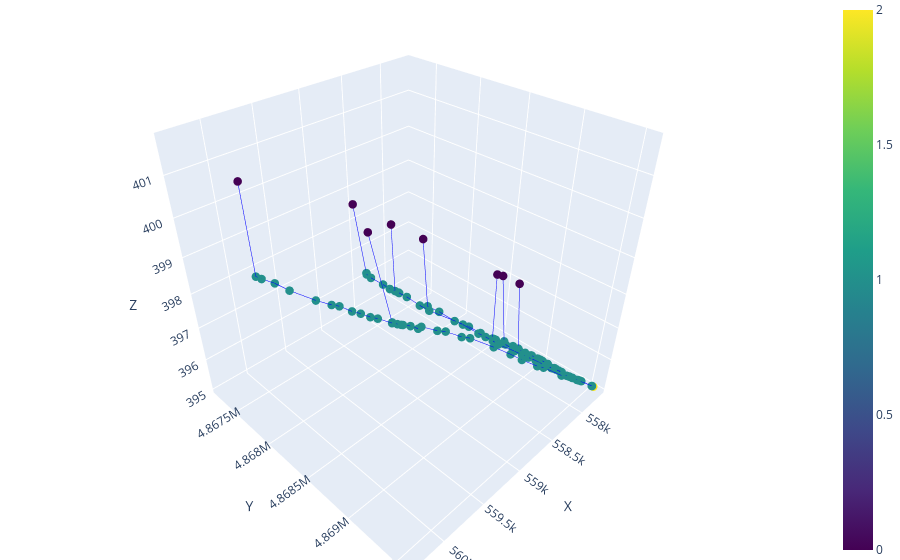

Notebook cell for this chart:
### Code cell
plot_3D_network(nodes, edges, node_color = 'type')

### Figure 1 — Plotly figure (JSON) as saved in the notebook; plotly's stock layout.template omitted (floating-point values rounded to 4 significant figures)
{"data": [{"line": {"color": "blue", "width": 1}, "mode": "lines", "showlegend": false, "type": "scatter3d", "x": [558515, 558500.0], "y": [4867230, 4867000.0], "z": [398.6, 396.5]}, {"line": {"color": "blue", "width": 1}, "mode": "lines", "showlegend": false, "type": "scatter3d", "x": [558000.0, 558000.0], "y": [4869000.0, 4869000.0], "z": [395.6, 395.6]}, {"line": {"color": "blue", "width": 1}, "mode": "lines", "showlegend": false, "type": "scatter3d", "x": [558000.0, 557900.0], "y": [4869000.0, 4869000.0], "z": [395.6, 395.5]}, {"line": {"color": "blue", "width": 1}, "mode": "lines", "showlegend": false, "type": "scatter3d", "x": [558000.0, 558000.0], "y": [4869000.0, 4869000.0], "z": [395.6, 395.6]}, {"line": {"color": "blue", "width": 1}, "mode": "lines", "showlegend": false, "type": "scatter3d", "x": [557900.0, 557952], "y": [4869000.0, 4868811], "z": [395.5, 397.6]}, {"line": {"color": "blue", "width": 1}, "mode": "lines", "showlegend": false, "type": "scatter3d", "x": [557900.0, 557900.0], "y": [4869000.0, 4869000.0], "z": [395.5, 395.5]}, {"line": {"color": "blue", "width": 1}, "mode": "lines", "showlegend": false, "type": "scatter3d", "x": [558200.0, 558300.0], "y": [4869000.0, 4869000.0], "z": [395.9, 396.1]}, {"line": {"color": "blue", "width": 1}, "mode": "lines", "showlegend": false, "type": "scatter3d", "x": [558200.0, 558081], "y": [4869000.0, 4869000.0], "z": [395.9, 395.8]}, {"line": {"color": "blue", "width": 1}, "mode": "lines", "showlegend": false, "type": "scatter3d", "x": [557900.0, 557900.0], "y": [4869000.0, 4869000.0], "z": [395.5, 395.5]}, {"line": {"color": "blue", "width": 1}, "mode": "lines", "showlegend": false, "type": "scatter3d", "x": [557900.0, 557900.0], "y": [4869000.0, 4869000.0], "z": [395.5, 395.5]}, {"line": {"color": "blue", "width": 1}, "mode": "lines", "showlegend": false, "type": "scatter3d", "x": [557900.0, 557900.0], "y": [4869000.0, 4869000.0], "z": [395.5, 395.5]}, {"line": {"color": "blue", "width": 1}, "mode": "lines", "showlegend": false, "type": "scatter3d", "x": [557900.0, 557900.0], "y": [4869000.0, 4869000.0], "z": [395.5, 395.4]}, {"line": {"color": "blue", "width": 1}, "mode": "lines", "showlegend": false, "type": "scatter3d", "x": [557900.0, 557861], "y": [4869000.0, 4869251], "z": [395.5, 395.4]}, {"line": {"color": "blue", "width": 1}, "mode": "lines", "showlegend": false, "type": "scatter3d", "x": [557900.0, 557800.0], "y": [4869000.0, 4869376], "z": [395.4, 395.4]}, {"line": {"color": "blue", "width": 1}, "mode": "lines", "showlegend": false, "type": "scatter3d", "x": [558081, 558000.0], "y": [4869000.0, 4869361], "z": [395.8, 395.6]}, {"line": {"color": "blue", "width": 1}, "mode": "lines", "showlegend": false, "type": "scatter3d", "x": [558200.0, 558300.0], "y": [4869000.0, 4868000.0], "z": [396.1, 396.1]}, {"line": {"color": "blue", "width": 1}, "mode": "lines", "showlegend": false, "type": "scatter3d", "x": [558200.0, 558200.0], "y": [4869000.0, 4869000.0], "z": [396.1, 396.0]}, {"line": {"color": "blue", "width": 1}, "mode": "lines", "showlegend": false, "type": "scatter3d", "x": [558500.0, 558546], "y": [4867000.0, 4867000.0], "z": [396.5, 396.6]}, {"line": {"color": "blue", "width": 1}, "mode": "lines", "showlegend": false, "type": "scatter3d", "x": [557900.0, 557900.0], "y": [4869000.0, 4869000.0], "z": [395.4, 395.5]}, {"line": {"color": "blue", "width": 1}, "mode": "lines", "showlegend": false, "type": "scatter3d", "x": [557900.0, 557900.0], "y": [4869000.0, 4869000.0], "z": [395.4, 395.4]}, {"line": {"color": "blue", "width": 1}, "mode": "lines", "showlegend": false, "type": "scatter3d", "x": [558200.0, 558200.0], "y": [4869000.0, 4869000.0], "z": [396.0, 396.0]}, {"line": {"color": "blue", "width": 1}, "mode": "lines", "showlegend": false, "type": "scatter3d", "x": [558546, 558600.0], "y": [4867000.0, 4868000.0], "z": [396.6, 396.7]}, {"line": {"color": "blue", "width": 1}, "mode": "lines", "showlegend": false, "type": "scatter3d", "x": [557800.0, 557846], "y": [4869376, 4869381], "z": [395.4, 395.4]}, {"line": {"color": "blue", "width": 1}, "mode": "lines", "showlegend": false, "type": "scatter3d", "x": [557800.0, 557900.0], "y": [4869376, 4869000.0], "z": [395.4, 395.4]}, {"line": {"color": "blue", "width": 1}, "mode": "lines", "showlegend": false, "type": "scatter3d", "x": [557846, 557800.0], "y": [4869381, 4869000.0], "z": [395.4, 395.3]}, {"line": {"color": "blue", "width": 1}, "mode": "lines", "showlegend": false, "type": "scatter3d", "x": [558200.0, 558200.0], "y": [4869000.0, 4869000.0], "z": [396.0, 396.0]}, {"line": {"color": "blue", "width": 1}, "mode": "lines", "showlegend": false, "type": "scatter3d", "x": [558200.0, 558200.0], "y": [4869000.0, 4869000.0], "z": [396.0, 396.0]}, {"line": {"color": "blue", "width": 1}, "mode": "lines", "showlegend": false, "type": "scatter3d", "x": [557800.0, 557800.0], "y": [4869000.0, 4869000.0], "z": [395.3, 395.3]}, {"line": {"color": "blue", "width": 1}, "mode": "lines", "showlegend": false, "type": "scatter3d", "x": [557800.0, 557831], "y": [4869000.0, 4869396], "z": [395.3, 395.3]}, {"line": {"color": "blue", "width": 1}, "mode": "lines", "showlegend": false, "type": "scatter3d", "x": [557800.0, 557800.0], "y": [4869000.0, 4869000.0], "z": [395.3, 395.3]}, {"line": {"color": "blue", "width": 1}, "mode": "lines", "showlegend": false, "type": "scatter3d", "x": [557800.0, 557800.0], "y": [4869000.0, 4869000.0], "z": [395.3, 395.2]}, {"line": {"color": "blue", "width": 1}, "mode": "lines", "showlegend": false, "type": "scatter3d", "x": [558000.0, 557900.0], "y": [4869361, 4869000.0], "z": [395.6, 395.4]}, {"line": {"color": "blue", "width": 1}, "mode": "lines", "showlegend": false, "type": "scatter3d", "x": [558600.0, 558600.0], "y": [4868000.0, 4868000.0], "z": [396.7, 396.6]}, {"line": {"color": "blue", "width": 1}, "mode": "lines", "showlegend": false, "type": "scatter3d", "x": [557800.0, 557701], "y": [4869000.0, 4870000.0], "z": [395.3, 395.1]}, {"line": {"color": "blue", "width": 1}, "mode": "lines", "showlegend": false, "type": "scatter3d", "x": [557800.0, 557831], "y": [4869000.0, 4869396], "z": [395.3, 395.3]}, {"line": {"color": "blue", "width": 1}, "mode": "lines", "showlegend": false, "type": "scatter3d", "x": [557800.0, 557800.0], "y": [4869000.0, 4869000.0], "z": [395.3, 395.2]}, {"line": {"color": "blue", "width": 1}, "mode": "lines", "showlegend": false, "type": "scatter3d", "x": [558200.0, 558100.0], "y": [4869000.0, 4869000.0], "z": [396.0, 395.8]}, {"line": {"color": "blue", "width": 1}, "mode": "lines", "showlegend": false, "type": "scatter3d", "x": [557856, 557800.0], "y": [4869226, 4869000.0], "z": [395.4, 395.4]}, {"line": {"color": "blue", "width": 1}, "mode": "lines", "showlegend": false, "type": "scatter3d", "x": [557856, 557800.0], "y": [4869226, 4869000.0], "z": [395.4, 395.4]}, {"line": {"color": "blue", "width": 1}, "mode": "lines", "showlegend": false, "type": "scatter3d", "x": [557800.0, 557800.0], "y": [4869000.0, 4869000.0], "z": [395.4, 395.4]}, {"line": {"color": "blue", "width": 1}, "mode": "lines", "showlegend": false, "type": "scatter3d", "x": [557800.0, 557831], "y": [4869000.0, 4869396], "z": [395.4, 395.3]}, {"line": {"color": "blue", "width": 1}, "mode": "lines", "showlegend": false, "type": "scatter3d", "x": [560322, 560300.0], "y": [4868051, 4868000.0], "z": [401.7, 399.7]}, {"line": {"color": "blue", "width": 1}, "mode": "lines", "showlegend": false, "type": "scatter3d", "x": [558600.0, 558600.0], "y": [4868000.0, 4868000.0], "z": [396.6, 396.6]}, {"line": {"color": "blue", "width": 1}, "mode": "lines", "showlegend": false, "type": "scatter3d", "x": [560300.0, 560300.0], "y": [4868000.0, 4868000.0], "z": [399.7, 399.7]}, {"line": {"color": "blue", "width": 1}, "mode": "lines", "showlegend": false, "type": "scatter3d", "x": [557701, 557689], "y": [4870000.0, 4869553], "z": [395.1, 395.1]}, {"line": {"color": "blue", "width": 1}, "mode": "lines", "showlegend": false, "type": "scatter3d", "x": [557701, 557700.0], "y": [4870000.0, 4869000.0], "z": [395.1, 395.2]}, {"line": {"color": "blue", "width": 1}, "mode": "lines", "showlegend": false, "type": "scatter3d", "x": [557701, 557700.0], "y": [4870000.0, 4870000.0], "z": [395.1, 395.1]}, {"line": {"color": "blue", "width": 1}, "mode": "lines", "showlegend": false, "type": "scatter3d", "x": [557689, 557700.0], "y": [4869553, 4870000.0], "z": [395.1, 395.1]}, {"line": {"color": "blue", "width": 1}, "mode": "lines", "showlegend": false, "type": "scatter3d", "x": [559567, 559500.0], "y": [4868494, 4869000.0], "z": [400.4, 398.2]}, {"line": {"color": "blue", "width": 1}, "mode": "lines", "showlegend": false, "type": "scatter3d", "x": [560300.0, 560221], "y": [4868000.0, 4868000.0], "z": [399.7, 399.5]}, {"line": {"color": "blue", "width": 1}, "mode": "lines", "showlegend": false, "type": "scatter3d", "x": [558100.0, 558100.0], "y": [4869000.0, 4869000.0], "z": [395.8, 395.8]}, {"line": {"color": "blue", "width": 1}, "mode": "lines", "showlegend": false, "type": "scatter3d", "x": [558600.0, 558500.0], "y": [4868000.0, 4868000.0], "z": [396.6, 396.6]}, {"line": {"color": "blue", "width": 1}, "mode": "lines", "showlegend": false, "type": "scatter3d", "x": [558100.0, 558100.0], "y": [4869000.0, 4869000.0], "z": [395.8, 395.7]}, {"line": {"color": "blue", "width": 1}, "mode": "lines", "showlegend": false, "type": "scatter3d", "x": [558100.0, 558100.0], "y": [4869000.0, 4869000.0], "z": [395.8, 395.8]}, {"line": {"color": "blue", "width": 1}, "mode": "lines", "showlegend": false, "type": "scatter3d", "x": [558500.0, 558500.0], "y": [4868000.0, 4868000.0], "z": [396.6, 396.5]}, {"line": {"color": "blue", "width": 1}, "mode": "lines", "showlegend": false, "type": "scatter3d", "x": [558500.0, 558522], "y": [4868000.0, 4867747], "z": [396.6, 398.6]}, {"line": {"color": "blue", "width": 1}, "mode": "lines", "showlegend": false, "type": "scatter3d", "x": [560221, 560200.0], "y": [4868000.0, 4868000.0], "z": [399.5, 399.4]}, {"line": {"color": "blue", "width": 1}, "mode": "lines", "showlegend": false, "type": "scatter3d", "x": [558100.0, 558000.0], "y": [4869000.0, 4869000.0], "z": [395.7, 395.7]}, {"line": {"color": "blue", "width": 1}, "mode": "lines", "showlegend": false, "type": "scatter3d", "x": [558000.0, 558000.0], "y": [4869000.0, 4869000.0], "z": [395.7, 395.7]}, {"line": {"color": "blue", "width": 1}, "mode": "lines", "showlegend": false, "type": "scatter3d", "x": [558000.0, 558000.0], "y": [4869000.0, 4869000.0], "z": [395.7, 395.7]}, {"line": {"color": "blue", "width": 1}, "mode": "lines", "showlegend": false, "type": "scatter3d", "x": [558000.0, 558000.0], "y": [4869000.0, 4869000.0], "z": [395.7, 395.6]}, {"line": {"color": "blue", "width": 1}, "mode": "lines", "showlegend": false, "type": "scatter3d", "x": [558500.0, 558500.0], "y": [4868000.0, 4868000.0], "z": [396.5, 396.5]}, {"line": {"color": "blue", "width": 1}, "mode": "lines", "showlegend": false, "type": "scatter3d", "x": [558500.0, 558500.0], "y": [4868000.0, 4868000.0], "z": [396.5, 396.5]}, {"line": {"color": "blue", "width": 1}, "mode": "lines", "showlegend": false, "type": "scatter3d", "x": [558500.0, 558500.0], "y": [4868000.0, 4868000.0], "z": [396.5, 396.5]}, {"line": {"color": "blue", "width": 1}, "mode": "lines", "showlegend": false, "type": "scatter3d", "x": [559500.0, 559400.0], "y": [4869000.0, 4869000.0], "z": [398.2, 398.1]}, {"line": {"color": "blue", "width": 1}, "mode": "lines", "showlegend": false, "type": "scatter3d", "x": [560200.0, 560000.0], "y": [4868000.0, 4868000.0], "z": [399.4, 399.2]}, {"line": {"color": "blue", "width": 1}, "mode": "lines", "showlegend": false, "type": "scatter3d", "x": [559400.0, 559400.0], "y": [4869000.0, 4869000.0], "z": [398.1, 398.0]}, {"line": {"color": "blue", "width": 1}, "mode": "lines", "showlegend": false, "type": "scatter3d", "x": [559400.0, 559500.0], "y": [4869000.0, 4869000.0], "z": [398.1, 398.2]}, {"line": {"color": "blue", "width": 1}, "mode": "lines", "showlegend": false, "type": "scatter3d", "x": [558500.0, 558500.0], "y": [4868000.0, 4868000.0], "z": [396.5, 396.5]}, {"line": {"color": "blue", "width": 1}, "mode": "lines", "showlegend": false, "type": "scatter3d", "x": [559400.0, 559400.0], "y": [4869000.0, 4869000.0], "z": [398.0, 398.0]}, {"line": {"color": "blue", "width": 1}, "mode": "lines", "showlegend": false, "type": "scatter3d", "x": [559400.0, 559300.0], "y": [4869000.0, 4869000.0], "z": [398.0, 397.8]}, {"line": {"color": "blue", "width": 1}, "mode": "lines", "showlegend": false, "type": "scatter3d", "x": [557861, 557900.0], "y": [4869251, 4869271], "z": [395.4, 395.4]}, {"line": {"color": "blue", "width": 1}, "mode": "lines", "showlegend": false, "type": "scatter3d", "x": [557861, 557800.0], "y": [4869251, 4869000.0], "z": [395.4, 395.4]}, {"line": {"color": "blue", "width": 1}, "mode": "lines", "showlegend": false, "type": "scatter3d", "x": [559300.0, 559200.0], "y": [4869000.0, 4869000.0], "z": [397.8, 397.8]}, {"line": {"color": "blue", "width": 1}, "mode": "lines", "showlegend": false, "type": "scatter3d", "x": [557900.0, 557861], "y": [4869271, 4869276], "z": [395.4, 395.4]}, {"line": {"color": "blue", "width": 1}, "mode": "lines", "showlegend": false, "type": "scatter3d", "x": [557861, 557831], "y": [4869276, 4869396], "z": [395.4, 395.3]}, {"line": {"color": "blue", "width": 1}, "mode": "lines", "showlegend": false, "type": "scatter3d", "x": [558500.0, 558500.0], "y": [4868000.0, 4868000.0], "z": [396.5, 396.5]}, {"line": {"color": "blue", "width": 1}, "mode": "lines", "showlegend": false, "type": "scatter3d", "x": [560000.0, 559900.0], "y": [4868000.0, 4868000.0], "z": [399.2, 399.0]}, {"line": {"color": "blue", "width": 1}, "mode": "lines", "showlegend": false, "type": "scatter3d", "x": [559200.0, 559116], "y": [4869000.0, 4868631], "z": [397.8, 397.6]}, {"line": {"color": "blue", "width": 1}, "mode": "lines", "showlegend": false, "type": "scatter3d", "x": [558500.0, 558200.0], "y": [4868000.0, 4868000.0], "z": [396.5, 396.0]}, {"line": {"color": "blue", "width": 1}, "mode": "lines", "showlegend": false, "type": "scatter3d", "x": [559116, 558900.0], "y": [4868631, 4868666], "z": [397.6, 397.3]}, {"line": {"color": "blue", "width": 1}, "mode": "lines", "showlegend": false, "type": "scatter3d", "x": [559900.0, 559800.0], "y": [4868000.0, 4868000.0], "z": [399.0, 398.9]}, {"line": {"color": "blue", "width": 1}, "mode": "lines", "showlegend": false, "type": "scatter3d", "x": [557800.0, 557800.0], "y": [4869000.0, 4869000.0], "z": [395.2, 395.2]}, {"line": {"color": "blue", "width": 1}, "mode": "lines", "showlegend": false, "type": "scatter3d", "x": [557800.0, 557800.0], "y": [4869000.0, 4869000.0], "z": [395.2, 395.2]}, {"line": {"color": "blue", "width": 1}, "mode": "lines", "showlegend": false, "type": "scatter3d", "x": [557800.0, 557800.0], "y": [4869000.0, 4869000.0], "z": [395.2, 395.2]}, {"line": {"color": "blue", "width": 1}, "mode": "lines", "showlegend": false, "type": "scatter3d", "x": [557800.0, 557700.0], "y": [4869000.0, 4869000.0], "z": [395.2, 395.2]}, {"line": {"color": "blue", "width": 1}, "mode": "lines", "showlegend": false, "type": "scatter3d", "x": [557700.0, 557700.0], "y": [4869000.0, 4870000.0], "z": [395.2, 395.1]}, {"line": {"color": "blue", "width": 1}, "mode": "lines", "showlegend": false, "type": "scatter3d", "x": [559800.0, 559800.0], "y": [4868000.0, 4869000.0], "z": [398.9, 398.7]}, {"line": {"color": "blue", "width": 1}, "mode": "lines", "showlegend": false, "type": "scatter3d", "x": [558900.0, 558800.0], "y": [4868666, 4869000.0], "z": [397.3, 397.1]}, {"line": {"color": "blue", "width": 1}, "mode": "lines", "showlegend": false, "type": "scatter3d", "x": [559800.0, 559700.0], "y": [4869000.0, 4869000.0], "z": [398.7, 398.6]}, {"line": {"color": "blue", "width": 1}, "mode": "lines", "showlegend": false, "type": "scatter3d", "x": [558011, 558000.0], "y": [4868669, 4869000.0], "z": [397.7, 395.6]}, {"line": {"color": "blue", "width": 1}, "mode": "lines", "showlegend": false, "type": "scatter3d", "x": [559700.0, 559700.0], "y": [4869000.0, 4869000.0], "z": [398.6, 398.5]}, {"line": {"color": "blue", "width": 1}, "mode": "lines", "showlegend": false, "type": "scatter3d", "x": [558000.0, 558000.0], "y": [4869000.0, 4869000.0], "z": [395.6, 395.6]}, {"line": {"color": "blue", "width": 1}, "mode": "lines", "showlegend": false, "type": "scatter3d", "x": [558800.0, 558700.0], "y": [4869000.0, 4869000.0], "z": [397.1, 396.9]}, {"line": {"color": "blue", "width": 1}, "mode": "lines", "showlegend": false, "type": "scatter3d", "x": [559700.0, 559600.0], "y": [4869000.0, 4869000.0], "z": [398.5, 398.4]}, {"line": {"color": "blue", "width": 1}, "mode": "lines", "showlegend": false, "type": "scatter3d", "x": [558000.0, 557961], "y": [4869000.0, 4868891], "z": [395.6, 395.6]}, {"line": {"color": "blue", "width": 1}, "mode": "lines", "showlegend": false, "type": "scatter3d", "x": [559600.0, 559500.0], "y": [4869000.0, 4869000.0], "z": [398.4, 398.2]}, {"line": {"color": "blue", "width": 1}, "mode": "lines", "showlegend": false, "type": "scatter3d", "x": [558200.0, 558200.0], "y": [4868000.0, 4869000.0], "z": [396.0, 396.0]}, {"line": {"color": "blue", "width": 1}, "mode": "lines", "showlegend": false, "type": "scatter3d", "x": [557961, 557900.0], "y": [4868891, 4869000.0], "z": [395.6, 395.5]}, {"line": {"color": "blue", "width": 1}, "mode": "lines", "showlegend": false, "type": "scatter3d", "x": [558700.0, 558600.0], "y": [4869000.0, 4869000.0], "z": [396.9, 396.7]}, {"line": {"color": "blue", "width": 1}, "mode": "lines", "showlegend": false, "type": "scatter3d", "x": [557900.0, 557900.0], "y": [4869000.0, 4869000.0], "z": [395.5, 395.4]}, {"line": {"color": "blue", "width": 1}, "mode": "lines", "showlegend": false, "type": "scatter3d", "x": [558200.0, 558100.0], "y": [4869000.0, 4869000.0], "z": [396.0, 395.8]}, {"line": {"color": "blue", "width": 1}, "mode": "lines", "showlegend": false, "type": "scatter3d", "x": [558600.0, 558406], "y": [4869000.0, 4868891], "z": [396.7, 396.4]}, {"line": {"color": "blue", "width": 1}, "mode": "lines", "showlegend": false, "type": "scatter3d", "x": [557900.0, 557900.0], "y": [4869000.0, 4869000.0], "z": [395.4, 395.4]}, {"line": {"color": "blue", "width": 1}, "mode": "lines", "showlegend": false, "type": "scatter3d", "x": [557900.0, 557900.0], "y": [4869000.0, 4869000.0], "z": [395.4, 395.4]}, {"line": {"color": "blue", "width": 1}, "mode": "lines", "showlegend": false, "type": "scatter3d", "x": [557900.0, 557900.0], "y": [4869000.0, 4869000.0], "z": [395.4, 395.4]}, {"line": {"color": "blue", "width": 1}, "mode": "lines", "showlegend": false, "type": "scatter3d", "x": [558100.0, 558100.0], "y": [4869000.0, 4869000.0], "z": [395.8, 395.8]}, {"line": {"color": "blue", "width": 1}, "mode": "lines", "showlegend": false, "type": "scatter3d", "x": [558100.0, 558126], "y": [4869000.0, 4868680], "z": [395.8, 397.9]}, {"line": {"color": "blue", "width": 1}, "mode": "lines", "showlegend": false, "type": "scatter3d", "x": [558100.0, 558100.0], "y": [4869000.0, 4869000.0], "z": [395.8, 395.8]}, {"line": {"color": "blue", "width": 1}, "mode": "lines", "showlegend": false, "type": "scatter3d", "x": [558100.0, 558100.0], "y": [4869000.0, 4869000.0], "z": [395.8, 395.8]}, {"line": {"color": "blue", "width": 1}, "mode": "lines", "showlegend": false, "type": "scatter3d", "x": [558100.0, 558100.0], "y": [4869000.0, 4869000.0], "z": [395.8, 395.8]}, {"line": {"color": "blue", "width": 1}, "mode": "lines", "showlegend": false, "type": "scatter3d", "x": [558345, 558400.0], "y": [4867990, 4868000.0], "z": [398.3, 396.3]}, {"line": {"color": "blue", "width": 1}, "mode": "lines", "showlegend": false, "type": "scatter3d", "x": [557900.0, 557900.0], "y": [4869000.0, 4869000.0], "z": [395.4, 395.4]}, {"line": {"color": "blue", "width": 1}, "mode": "lines", "showlegend": false, "type": "scatter3d", "x": [558100.0, 558100.0], "y": [4869000.0, 4868781], "z": [395.8, 395.7]}, {"line": {"color": "blue", "width": 1}, "mode": "lines", "showlegend": false, "type": "scatter3d", "x": [557900.0, 557800.0], "y": [4869000.0, 4869000.0], "z": [395.4, 395.4]}, {"line": {"color": "blue", "width": 1}, "mode": "lines", "showlegend": false, "type": "scatter3d", "x": [557800.0, 557800.0], "y": [4869000.0, 4869000.0], "z": [395.4, 395.4]}, {"line": {"color": "blue", "width": 1}, "mode": "lines", "showlegend": false, "type": "scatter3d", "x": [558400.0, 558300.0], "y": [4868000.0, 4868000.0], "z": [396.3, 396.2]}, {"line": {"color": "blue", "width": 1}, "mode": "lines", "showlegend": false, "type": "scatter3d", "x": [558100.0, 558100.0], "y": [4868781, 4869000.0], "z": [395.7, 395.7]}, {"line": {"color": "blue", "width": 1}, "mode": "lines", "showlegend": false, "type": "scatter3d", "x": [558100.0, 558100.0], "y": [4869000.0, 4869000.0], "z": [395.7, 395.8]}, {"line": {"color": "blue", "width": 1}, "mode": "lines", "showlegend": false, "type": "scatter3d", "x": [558100.0, 558100.0], "y": [4869000.0, 4869000.0], "z": [395.7, 395.8]}, {"line": {"color": "blue", "width": 1}, "mode": "lines", "showlegend": false, "type": "scatter3d", "x": [558406, 558300.0], "y": [4868891, 4869000.0], "z": [396.4, 396.2]}, {"line": {"color": "blue", "width": 1}, "mode": "lines", "showlegend": false, "type": "scatter3d", "x": [558300.0, 558300.0], "y": [4868000.0, 4868000.0], "z": [396.2, 396.2]}, {"line": {"color": "blue", "width": 1}, "mode": "lines", "showlegend": false, "type": "scatter3d", "x": [558100.0, 558100.0], "y": [4869000.0, 4869000.0], "z": [395.8, 395.8]}, {"line": {"color": "blue", "width": 1}, "mode": "lines", "showlegend": false, "type": "scatter3d", "x": [558100.0, 558100.0], "y": [4869000.0, 4869000.0], "z": [395.8, 395.8]}, {"line": {"color": "blue", "width": 1}, "mode": "lines", "showlegend": false, "type": "scatter3d", "x": [558300.0, 558300.0], "y": [4869000.0, 4869000.0], "z": [396.2, 396.1]}, {"line": {"color": "blue", "width": 1}, "mode": "lines", "showlegend": false, "type": "scatter3d", "x": [558100.0, 558000.0], "y": [4869000.0, 4869000.0], "z": [395.8, 395.6]}, {"line": {"color": "blue", "width": 1}, "mode": "lines", "showlegend": false, "type": "scatter3d", "x": [558300.0, 558300.0], "y": [4868000.0, 4868000.0], "z": [396.2, 396.1]}, {"line": {"color": "blue", "width": 1}, "mode": "lines", "showlegend": false, "type": "scatter3d", "x": [558100.0, 558100.0], "y": [4869000.0, 4869000.0], "z": [395.8, 395.8]}, {"line": {"color": "blue", "width": 1}, "mode": "lines", "showlegend": false, "type": "scatter3d", "x": [558100.0, 558100.0], "y": [4869000.0, 4869000.0], "z": [395.8, 395.8]}, {"marker": {"color": [0, 1, 1, 1, 1, 1, 1, 1, 1, 1, 1, 1, 1, 1, 1, 1, 1, 1, 1, 1, 1, 1, 1, 1, 1, 1, 1, 1, 1, 0, 1, 1, 1, 2, 0, 1, 1, 1, 1, 1, 1, 1, 1, 1, 1, 1, 1, 1, 1, 1, 1, 1, 1, 1, 1, 1, 1, 1, 1, 1, 1, 1, 1, 1, 1, 1, 1, 1, 1, 1, 1, 1, 1, 1, 1, 0, 1, 1, 1, 1, 1, 1, 1, 1, 1, 1, 1, 1, 1, 1, 0, 1, 1, 1, 1, 1, 1, 0, 1, 1, 1, 1, 1, 1, 1, 1, 1, 0, 1, 1, 1, 1, 1, 1, 1, 1, 1, 1, 1, 1, 0], "colorscale": [[0, "#440154"], [0.1111, "#482878"], [0.2222, "#3e4989"], [0.3333, "#31688e"], [0.4444, "#26828e"], [0.5556, "#1f9e89"], [0.6667, "#35b779"], [0.7778, "#6ece58"], [0.8889, "#b5de2b"], [1, "#fde725"]], "showscale": true, "size": 5}, "mode": "markers", "showlegend": false, "type": "scatter3d", "x": [558515, 558000.0, 557900.0, 558200.0, 557900.0, 557900.0, 557900.0, 557900.0, 557900.0, 558081, 558200.0, 558500.0, 557900.0, 558200.0, 558546, 557800.0, 557846, 558200.0, 557800.0, 557800.0, 558200.0, 558000.0, 558600.0, 557800.0, 558200.0, 557856, 557900.0, 557800.0, 557800.0, 560322, 558600.0, 560300.0, 557701, 557689, 559567, 560300.0, 558100.0, 558600.0, 558100.0, 558500.0, 560221, 558100.0, 558000.0, 558000.0, 558000.0, 558500.0, 558500.0, 558500.0, 559500.0, 558000.0, 560200.0, 559400.0, 558500.0, 559400.0, 559400.0, 557861, 559300.0, 557900.0, 557861, 558500.0, 560000.0, 559200.0, 557831, 558500.0, 559116, 559900.0, 557800.0, 557800.0, 557800.0, 557800.0, 557700.0, 559800.0, 558900.0, 557700.0, 559800.0, 558011, 559700.0, 558000.0, 558800.0, 559700.0, 558000.0, 559600.0, 558200.0, 557961, 558700.0, 557900.0, 558200.0, 559500.0, 558600.0, 557900.0, 558522, 557900.0, 557900.0, 558100.0, 558100.0, 558100.0, 558100.0, 558345, 557900.0, 558100.0, 557900.0, 557800.0, 558400.0, 557800.0, 558100.0, 558100.0, 558406, 558126, 558300.0, 558100.0, 558100.0, 558300.0, 558100.0, 558300.0, 558100.0, 558300.0, 558000.0, 558100.0, 558100.0, 558300.0, 557952], "y": [4867230, 4869000.0, 4869000.0, 4869000.0, 4869000.0, 4869000.0, 4869000.0, 4869000.0, 4869000.0, 4869000.0, 4869000.0, 4867000.0, 4869000.0, 4869000.0, 4867000.0, 4869376, 4869381, 4869000.0, 4869000.0, 4869000.0, 4869000.0, 4869361, 4868000.0, 4869000.0, 4869000.0, 4869226, 4869000.0, 4869000.0, 4869000.0, 4868051, 4868000.0, 4868000.0, 4870000.0, 4869553, 4868494, 4868000.0, 4869000.0, 4868000.0, 4869000.0, 4868000.0, 4868000.0, 4869000.0, 4869000.0, 4869000.0, 4869000.0, 4868000.0, 4868000.0, 4868000.0, 4869000.0, 4869000.0, 4868000.0, 4869000.0, 4868000.0, 4869000.0, 4869000.0, 4869251, 4869000.0, 4869271, 4869276, 4868000.0, 4868000.0, 4869000.0, 4869396, 4868000.0, 4868631, 4868000.0, 4869000.0, 4869000.0, 4869000.0, 4869000.0, 4869000.0, 4868000.0, 4868666, 4870000.0, 4869000.0, 4868669, 4869000.0, 4869000.0, 4869000.0, 4869000.0, 4869000.0, 4869000.0, 4868000.0, 4868891, 4869000.0, 4869000.0, 4869000.0, 4869000.0, 4869000.0, 4869000.0, 4867747, 4869000.0, 4869000.0, 4869000.0, 4869000.0, 4869000.0, 4869000.0, 4867990, 4869000.0, 4869000.0, 4869000.0, 4869000.0, 4868000.0, 4869000.0, 4868781, 4869000.0, 4868891, 4868680, 4868000.0, 4869000.0, 4869000.0, 4869000.0, 4869000.0, 4868000.0, 4869000.0, 4869000.0, 4869000.0, 4869000.0, 4869000.0, 4868000.0, 4868811], "z": [398.6, 395.6, 395.5, 395.9, 395.5, 395.5, 395.5, 395.5, 395.4, 395.8, 396.1, 396.5, 395.4, 396.0, 396.6, 395.4, 395.4, 396.0, 395.3, 395.3, 396.0, 395.6, 396.7, 395.3, 396.0, 395.4, 395.4, 395.4, 395.4, 401.7, 396.6, 399.7, 395.1, 395.1, 400.4, 399.7, 395.8, 396.6, 395.8, 396.6, 399.5, 395.7, 395.7, 395.7, 395.7, 396.5, 396.5, 396.5, 398.2, 395.6, 399.4, 398.1, 396.5, 398.0, 398.0, 395.4, 397.8, 395.4, 395.4, 396.5, 399.2, 397.8, 395.3, 396.5, 397.6, 399.0, 395.2, 395.2, 395.2, 395.2, 395.2, 398.9, 397.3, 395.1, 398.7, 397.7, 398.6, 395.6, 397.1, 398.5, 395.6, 398.4, 396.0, 395.6, 396.9, 395.5, 396.0, 398.2, 396.7, 395.4, 398.6, 395.4, 395.4, 395.8, 395.8, 395.8, 395.8, 398.3, 395.4, 395.8, 395.4, 395.4, 396.3, 395.4, 395.7, 395.7, 396.4, 397.9, 396.2, 395.8, 395.8, 396.2, 395.8, 396.2, 395.8, 396.1, 395.6, 395.8, 395.8, 396.1, 397.6]}], "layout": {"margin": {"b": 0, "l": 0, "r": 0, "t": 0}, "scene": {"xaxis": {"title": {"text": "X"}}, "yaxis": {"title": {"text": "Y"}}, "zaxis": {"title": {"text": "Z"}}}}}
